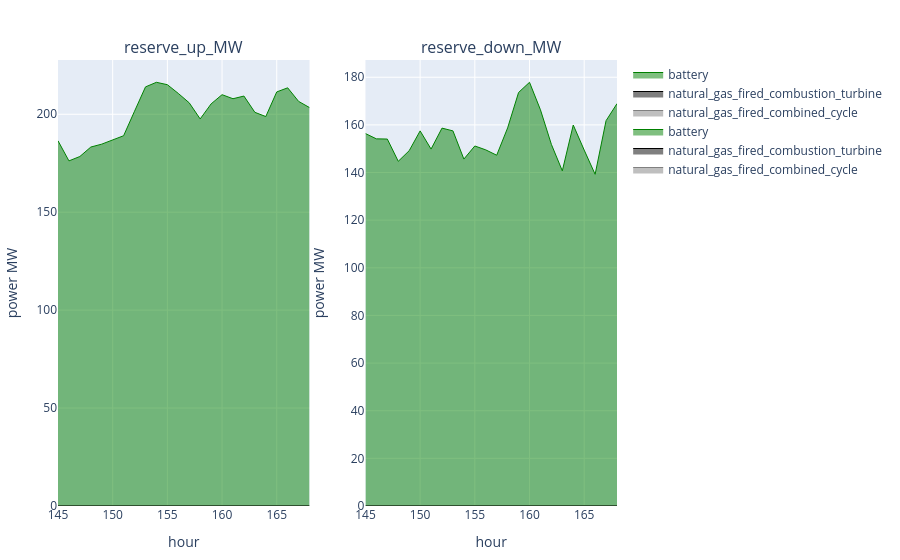

Notebook code for this chart:
### Code cell
# p1 = plot_reserve_by_fieldy(reserve_uc_, :reserve_up_MW, :resource)
dissagregate_by_battery = false
if !dissagregate_by_battery
    p2 = plot_reserve(reserve_uc)
else
    p1 = plot_reserve_by_fieldy(s_uc.reserve[(s_uc.reserve.configuration .== config_) .&  (s_uc.reserve.day .== day_) .&  (s_uc.reserve.resource .== "battery"),:], :reserve_up_MW, :r_id)
    p2 = plot_reserve_by_fieldy(s_uc.reserve[(s_uc.reserve.configuration .== config_) .&  (s_uc.reserve.day .== day_) .&  (s_uc.reserve.resource .== "battery"),:], :reserve_down_MW, :r_id)
    [p1 p2]
end

### Figure 1 — Plotly figure (JSON) as saved in the notebook; plotly's stock layout.template omitted (floating-point values rounded to 4 significant figures; data arrays with more than 128 entries replaced by an {"elided": "..."} marker saying what was removed)
{"data": [{"line": {"color": "grey", "shape": "line", "width": 1}, "mode": "lines", "name": "natural_gas_fired_combined_cycle", "stackgroup": 1, "type": "scatter", "x": {"elided": "336 int values"}, "xaxis": "x1", "y": {"elided": "336 int values"}, "yaxis": "y1"}, {"line": {"color": "black", "shape": "line", "width": 1}, "mode": "lines", "name": "natural_gas_fired_combustion_turbine", "stackgroup": 1, "type": "scatter", "x": {"elided": "336 int values"}, "xaxis": "x1", "y": {"elided": "336 int values"}, "yaxis": "y1"}, {"line": {"color": "green", "shape": "line", "width": 1}, "mode": "lines", "name": "battery", "stackgroup": 1, "type": "scatter", "x": {"elided": "336 int values"}, "xaxis": "x1", "y": {"elided": "336 float values"}, "yaxis": "y1"}, {"line": {"color": "grey", "shape": "line", "width": 1}, "mode": "lines", "name": "natural_gas_fired_combined_cycle", "stackgroup": 1, "type": "scatter", "x": {"elided": "336 int values"}, "xaxis": "x2", "y": {"elided": "336 int values"}, "yaxis": "y2"}, {"line": {"color": "black", "shape": "line", "width": 1}, "mode": "lines", "name": "natural_gas_fired_combustion_turbine", "stackgroup": 1, "type": "scatter", "x": {"elided": "336 int values"}, "xaxis": "x2", "y": {"elided": "336 int values"}, "yaxis": "y2"}, {"line": {"color": "green", "shape": "line", "width": 1}, "mode": "lines", "name": "battery", "stackgroup": 1, "type": "scatter", "x": {"elided": "336 int values"}, "xaxis": "x2", "y": {"elided": "336 float values"}, "yaxis": "y2"}], "layout": {"annotations": [{"font": {"size": 16}, "showarrow": false, "text": "reserve_up_MW", "x": 0.225, "xanchor": "center", "xref": "paper", "y": 1, "yanchor": "bottom", "yref": "paper"}, {"font": {"size": 16}, "showarrow": false, "text": "reserve_down_MW", "x": 0.775, "xanchor": "center", "xref": "paper", "y": 1, "yanchor": "bottom", "yref": "paper"}], "margin": {"b": 50, "l": 50, "r": 50, "t": 60}, "xaxis1": {"anchor": "y1", "domain": [0, 0.45], "title": {"text": "hour"}}, "xaxis2": {"anchor": "y2", "domain": [0.55, 1], "title": {"text": "hour"}}, "yaxis1": {"anchor": "x1", "domain": [0, 1], "title": {"text": "power MW"}}, "yaxis2": {"anchor": "x2", "domain": [0, 1], "title": {"text": "power MW"}}}}
